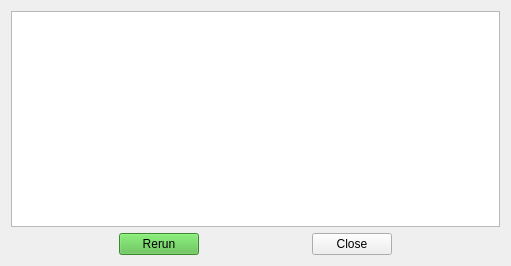
<?xml version="1.0" encoding="UTF-8"?>
<ui version="4.0">
 <class>Form</class>
 <widget class="QWidget" name="Form">
  <property name="geometry">
   <rect>
    <x>0</x>
    <y>0</y>
    <width>511</width>
    <height>266</height>
   </rect>
  </property>
  <property name="windowTitle">
   <string>Form</string>
  </property>
  <layout class="QVBoxLayout" name="verticalLayout_3">
   <item>
    <layout class="QVBoxLayout" name="verticalLayout_2">
     <item>
      <widget class="QListWidget" name="output_list"/>
     </item>
     <item>
      <layout class="QHBoxLayout" name="horizontalLayout_2">
       <item>
        <spacer name="spacer_1">
         <property name="orientation">
          <enum>Qt::Horizontal</enum>
         </property>
         <property name="sizeHint" stdset="0">
          <size>
           <width>40</width>
           <height>20</height>
          </size>
         </property>
        </spacer>
       </item>
       <item>
        <widget class="QPushButton" name="btn_rerun">
         <property name="styleSheet">
          <string notr="true">QPushButton{
    background-color:rgb(82, 188, 66) ;
}</string>
         </property>
         <property name="text">
          <string>Rerun</string>
         </property>
        </widget>
       </item>
       <item>
        <spacer name="spacer_3">
         <property name="orientation">
          <enum>Qt::Horizontal</enum>
         </property>
         <property name="sizeHint" stdset="0">
          <size>
           <width>40</width>
           <height>20</height>
          </size>
         </property>
        </spacer>
       </item>
       <item>
        <widget class="QPushButton" name="btn_close">
         <property name="styleSheet">
          <string notr="true"/>
         </property>
         <property name="text">
          <string>Close</string>
         </property>
        </widget>
       </item>
       <item>
        <spacer name="spacer_2">
         <property name="orientation">
          <enum>Qt::Horizontal</enum>
         </property>
         <property name="sizeHint" stdset="0">
          <size>
           <width>40</width>
           <height>20</height>
          </size>
         </property>
        </spacer>
       </item>
      </layout>
     </item>
    </layout>
   </item>
  </layout>
 </widget>
 <resources/>
 <connections/>
</ui>
